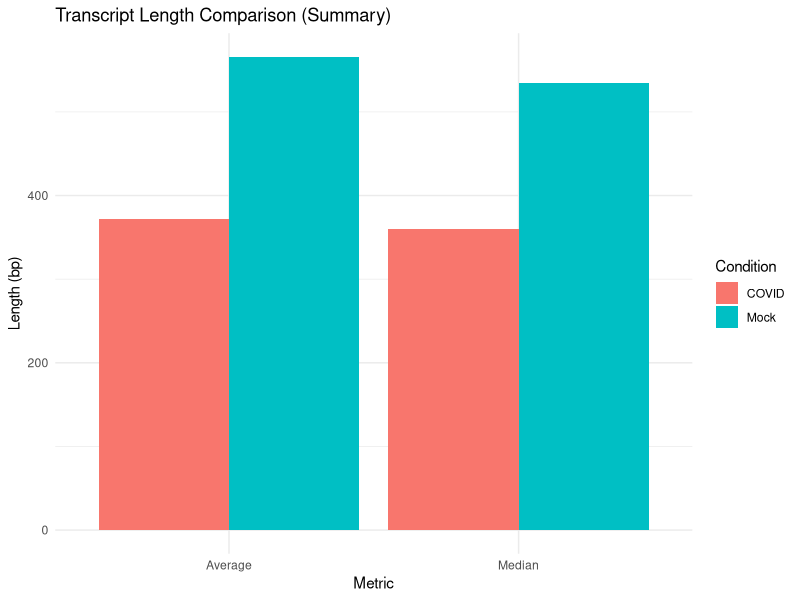

This chart was generated by the following R code:
#Install and load libraries
if (!requireNamespace("ggplot2", quietly = TRUE)) {
  install.packages("ggplot2")
}
library(ggplot2)

# Read the text files
mock_lines <- readLines("mock_trinity_stats.txt")
covid_lines <- readLines("covid_trinity_stats.txt")

# Extract average and median contig lengths
get_stat <- function(pattern, lines) {
  value <- grep(pattern, lines, value = TRUE)
  as.numeric(gsub("[^0-9.]", "", value))
}

mock_avg <- get_stat("Average contig", mock_lines)
mock_med <- get_stat("Median contig length", mock_lines)

covid_avg <- get_stat("Average contig", covid_lines)
covid_med <- get_stat("Median contig length", covid_lines)

#Create a dataframe for plotting
length_stats <- data.frame(
  Condition = rep(c("Mock", "COVID"), each = 2),
  Metric = rep(c("Average", "Median"), times = 2),
  Value = c(mock_avg, mock_med, covid_avg, covid_med)
)

#Create a barplot
ggplot(length_stats, aes(x = Metric, y = Value, fill = Condition)) +
  geom_col(position = "dodge") +
  theme_minimal() +
  labs(title = "Transcript Length Comparison (Summary)",
       y = "Length (bp)")
